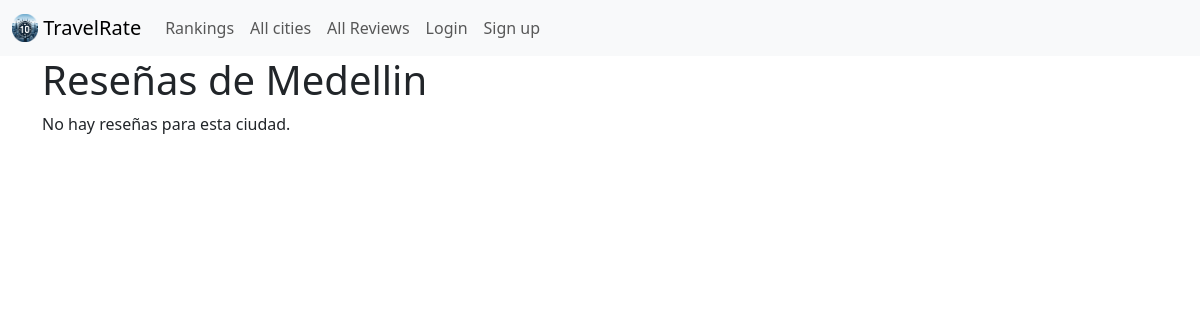
The page /ranking/reviews/Medellin/ on the database as committed earlier.
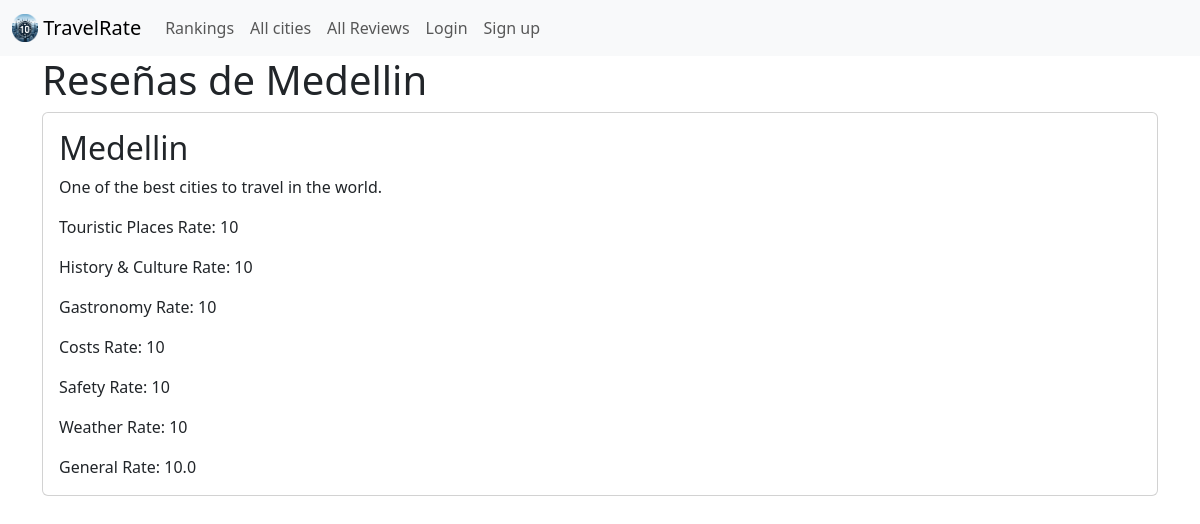
The same page on the database as committed later.
### reviews/models.py (models this page shows, shortened)
class Reviews(models.Model):
    city = models.CharField(max_length=100)
    general_review = models.CharField(max_length=2000)
    touristic_places_rate = models.IntegerField(choices=range.choices, default=range.ONE)
    history_and_culture_rate = models.IntegerField(choices=range.choices, default=range.ONE)
    gastronomy_rate = models.IntegerField(choices=range.choices, default=range.ONE)
    costs_rate = models.IntegerField(choices=range.choices, default=range.ONE)
    safety_rate = models.IntegerField(choices=range.choices, default=range.ONE)
    weather_rate = models.IntegerField(choices=range.choices, default=range.ONE)
    general_rate = models.FloatField(editable=False, null=True, blank=True)

### city/views.py (the view)
# urls.py: path('reviews/<str:city_name>/', city_reviews, name='city_reviews'),
def city_reviews(request, city_name):
    city = get_object_or_404(City, name=city_name)
    reviews = Reviews.objects.filter(city=city.name)
    context = {
        'city': city,
        'reviews': reviews
    }
    return render(request, 'city_reviews.html', context)

### city/templates/city_reviews.html (shortened to what this page needs)
{% extends 'base.html' %}
{% block content %}
<head>
</head>
    <h1>Reseñas de {{ city.name }}</h1>
    {% if reviews %}
        {% for review in reviews %}
        <div class="card mb-3">
            <div class="row g-0">
                <div>
                    <div class="card-body">
                        <h2 class="card-title">{{ review.city }}</h2>
                        <p class="card-text">{{ review.general_review }}</p>
                        <p class="card-text">Touristic Places Rate: {{ review.touristic_places_rate }}</p>
                        <p class="card-text">History & Culture Rate: {{ review.history_and_culture_rate }}</p>
                        <p class="card-text">Gastronomy Rate: {{ review.gastronomy_rate }}</p>
                        <p class="card-text">Costs Rate: {{ review.costs_rate }}</p>
                        <p class="card-text">Safety Rate: {{ review.safety_rate }}</p>
                        <p class="card-text">Weather Rate: {{ review.weather_rate }}</p>
                        <p class="card-text">General Rate: {{ review.general_rate }}</p>
                    </div>
                </div>
            </div>
        </div>
        {% endfor %}
    {% else %}
        <p>No hay reseñas para esta ciudad.</p>
    {% endif %}
{% endblock content %}

Rows that differ between the two databases and show on the page:
added Reviews: city "Medellin", general_review "One of the best cities to travel in the world.", touristic_places_rate "10", history_and_culture_rate "10", gastronomy_rate "10", costs_rate "10", safety_rate "10", weather_rate "10", general_rate "10.0"
Other text that changed with them:
text no longer shown: "No hay reseñas para esta ciudad."
